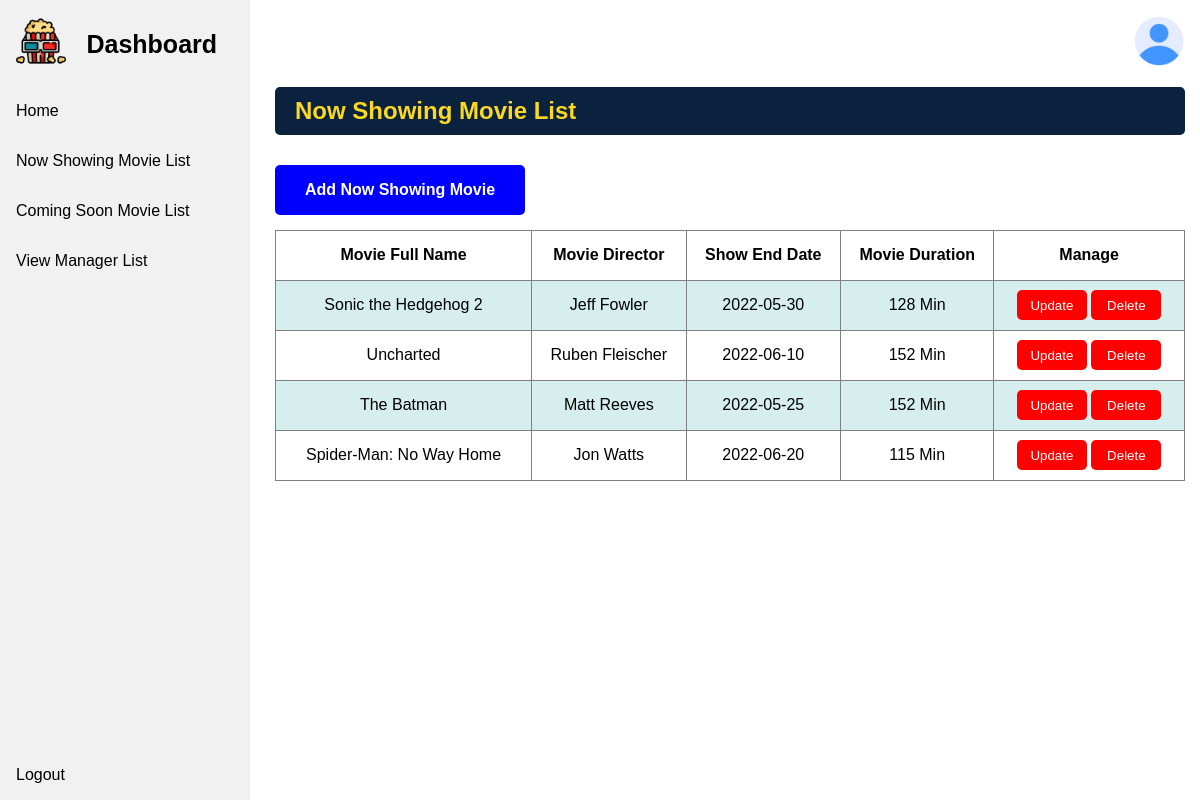
The page /admin/php/displayNowShowingMovies.php on the database its author committed.
### tables this page shows
CREATE TABLE `now_showing_movies` (
  `movieID` int(11) NOT NULL,
  `movieName` varchar(255) NOT NULL,
  `movieCategory` varchar(255) NOT NULL,
  `movieDirector` varchar(255) NOT NULL,
  `movieWriters` varchar(255) NOT NULL,
  `movieCast` varchar(255) NOT NULL,
  `movieDuration` varchar(10) NOT NULL,
  `moviePlot` varchar(700) NOT NULL,
  `endDate` date DEFAULT NULL,
  `trailerUrl` varchar(255) NOT NULL,
  `movieImage` varchar(255) DEFAULT NULL,
  `bannerImage` varchar(255) DEFAULT NULL,
  `adminID` int(11) NOT NULL DEFAULT 1
);

### admin/php/displayNowShowingMovies.php (the view, shortened to what this page needs)
<?php
    include '../phpHandlers/dbh.config.php';
?>
<!DOCTYPE html>
<html lang="en">
<head>
    <link rel="stylesheet" href="../css/displayComingSoonMovies.css">
</head>
<body>
    <?php
        include './sidebar.php';
    ?>
    <div class="content">
        <div class="title">
            <h2>Now Showing Movie List</h2>
        </div>
        <div class="add-btn">
            <button><a href="./addNowShowingMovie.php">Add Now Showing Movie</a></button>
        </div>
        <div class="table-data">
            <table border="1">
                <tr>
                    <th>Movie Full Name</th>
                    <th>Movie Director</th>
                    <th>Show End Date</th>
                    <th>Movie Duration</th>
                    <th>Manage</th>
                </tr>
                <?php
                    $sql = "SELECT * FROM now_showing_movies;";
                    $result = mysqli_query($conn, $sql);
                    $resultCheck = mysqli_num_rows($result);
                    if($resultCheck > 0) {
                        while($row = mysqli_fetch_assoc($result)){
                            $id = $row['movieID'];
                            echo "
                                <tr>
                                    <td>".$row['movieName']."</td>
                                    <td>".$row['movieDirector']."</td>
                                    <td>".$row['endDate']."</td>
                                    <td>".$row['movieDuration']."</td>
                                    <td>
                                        <button class='del-btn'><a href='http://localhost/movie-booking-system/admin/phphandlers/dbh.updateNowShowingMovie.php?updateNowShowingMovieId=".$id."'>Update</a></button>
                                        <button class='del-btn'><a href='http://localhost/movie-booking-system/admin/phphandlers/dbh.deleteNowShowingMovie.php?deleteNowShowingMovieId=".$id."'>Delete</a></button>
                                    </td>
                                </tr>
                            ";
                        }
                    }
                ?>
            </table>
        </div>
    </div>
</body>
</html>

### admin/css/displayComingSoonMovies.css (style rules this page uses)
body { margin: 0; padding: 0; font-family: sans-serif; box-sizing: border-box; }
.content { margin-left: 260px; padding: 57px 0px; }
.title { padding: 10px 15px; }
.title h2 { background-color: #0A223D; color: #FBD822; border-radius: 5px; padding: 10px 20px; }
.table-data { padding: 0 15px; }
.table-data table { width: 100%; outline: none; border-collapse: collapse; }
.table-data table tr { height: 50px; }
.table-data table td { text-align: center; }
table tr:nth-child(even) { background-color: #D6EEEE; }
.del-btn { background-color: red; border: none; border-radius: 5px; cursor: pointer; height: 30px; width: 70px; }
.del-btn a { text-decoration: none; color: white; }
.add-btn { margin-left: 15px; margin-bottom: 15px; }
.add-btn button { background-color: blue; border: none; border-radius: 5px; cursor: pointer; height: 50px; width: 250px; }
.add-btn button a { text-decoration: none; font-size: 16px; color: white; font-weight: bold; }

### admin/css/sidebar.css (style rules this page uses)
body { margin: 0; padding: 0; font-family: sans-serif; box-sizing: border-box; }

### rows shown on the page
now_showing_movies: movieName "Sonic the Hedgehog 2", movieDirector "Jeff Fowler", endDate "2022-05-30", movieDuration "128 Min"
now_showing_movies: movieName "Uncharted", movieDirector "Ruben Fleischer", endDate "2022-06-10", movieDuration "152 Min"
now_showing_movies: movieName "The Batman", movieDirector "Matt Reeves", endDate "2022-05-25", movieDuration "152 Min"
now_showing_movies: movieName "Spider-Man: No Way Home", movieDirector "Jon Watts", endDate "2022-06-20", movieDuration "115 Min"
